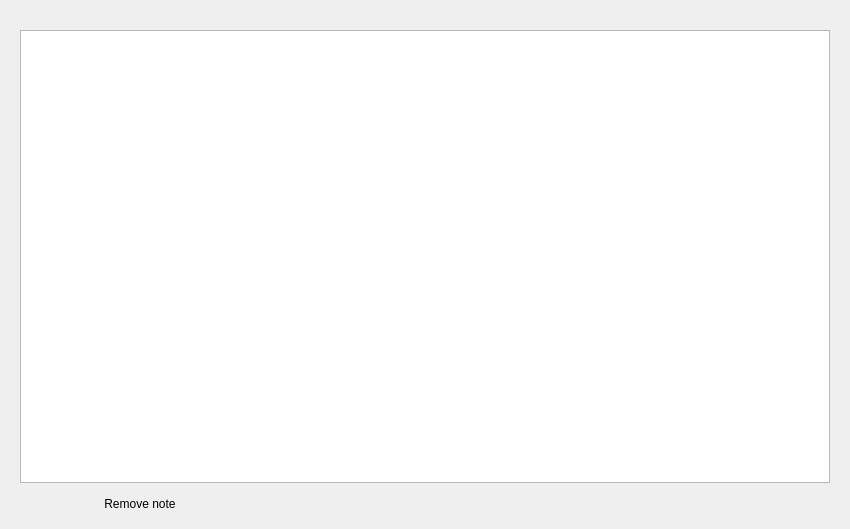
<?xml version="1.0" encoding="UTF-8"?>
<ui version="4.0">
 <class>UserNotePage</class>
 <widget class="QWidget" name="UserNotePage">
  <property name="geometry">
   <rect>
    <x>0</x>
    <y>0</y>
    <width>850</width>
    <height>529</height>
   </rect>
  </property>
  <property name="windowTitle">
   <string>Form</string>
  </property>
  <layout class="QGridLayout" name="gridLayout">
   <property name="leftMargin">
    <number>20</number>
   </property>
   <property name="topMargin">
    <number>10</number>
   </property>
   <property name="rightMargin">
    <number>20</number>
   </property>
   <property name="bottomMargin">
    <number>10</number>
   </property>
   <item row="1" column="0">
    <widget class="QTextBrowser" name="textBrowser"/>
   </item>
   <item row="0" column="0">
    <widget class="QLabel" name="label">
     <property name="text">
      <string/>
     </property>
     <property name="general_settings_label" stdset="0">
      <bool>true</bool>
     </property>
    </widget>
   </item>
   <item row="2" column="0">
    <widget class="QPushButton" name="btnRemove">
     <property name="sizePolicy">
      <sizepolicy hsizetype="Fixed" vsizetype="Fixed">
       <horstretch>0</horstretch>
       <verstretch>0</verstretch>
      </sizepolicy>
     </property>
     <property name="minimumSize">
      <size>
       <width>240</width>
       <height>30</height>
      </size>
     </property>
     <property name="maximumSize">
      <size>
       <width>240</width>
       <height>30</height>
      </size>
     </property>
     <property name="styleSheet">
      <string notr="true">QPushButton {
  	border: 0px;
}</string>
     </property>
     <property name="text">
      <string>Remove note</string>
     </property>
     <property name="blue_button" stdset="0">
      <bool>true</bool>
     </property>
    </widget>
   </item>
  </layout>
 </widget>
 <resources/>
 <connections/>
</ui>
